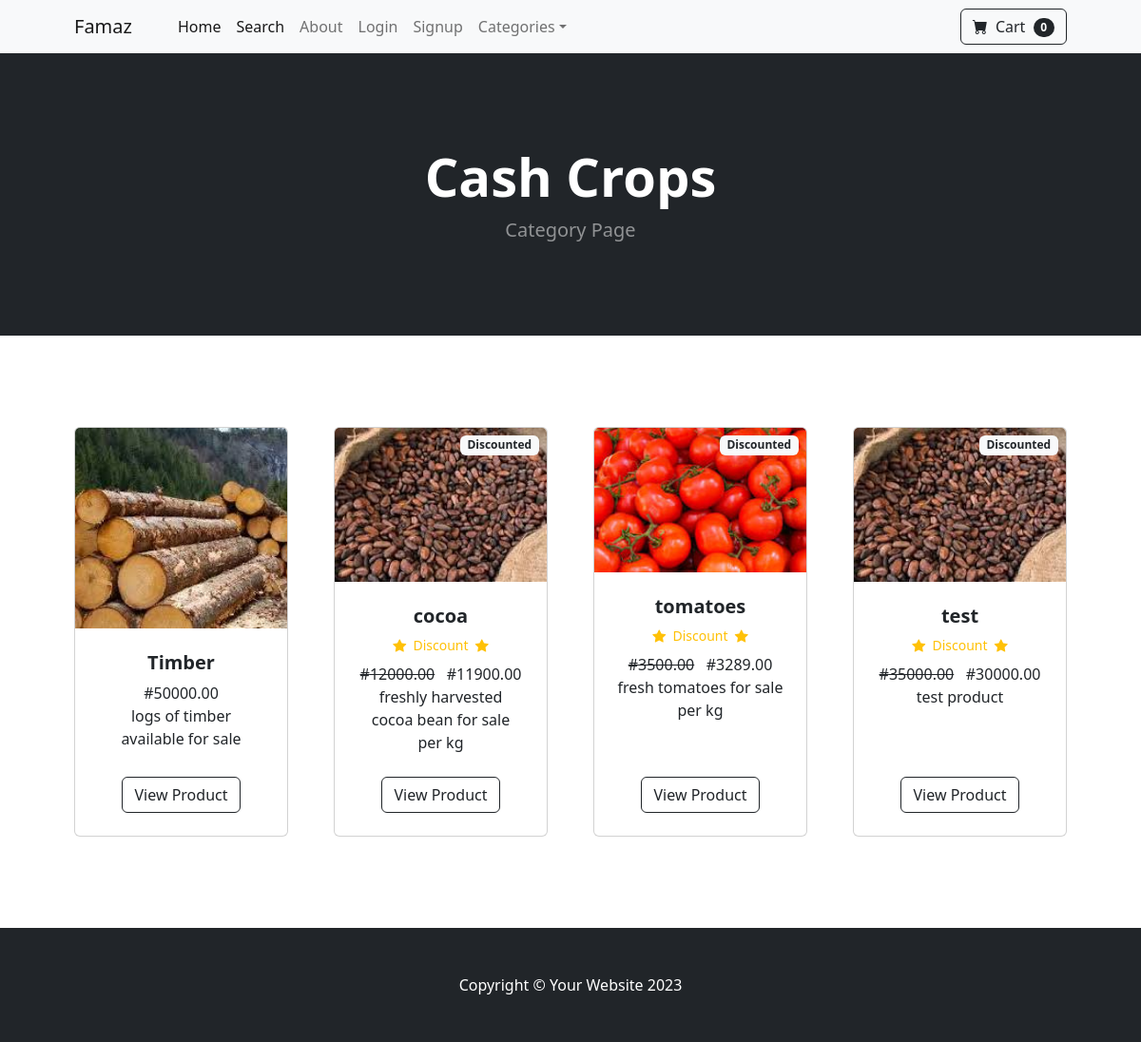
Page /category/Cash Crops on the committed database.
### core/models.py (models this page shows, shortened)
class Category(models.Model):
    name = models.CharField(max_length=50)
    def __str__(self):
        return self.name
    class Meta:
        verbose_name_plural = "categories"

class Product(models.Model):
    name = models.CharField(max_length=100)
    price = models.DecimalField(default=0, decimal_places=2, max_digits=9)
    Category = models.ForeignKey(Category, on_delete=models.CASCADE, default=1)
    description = models.TextField()
    image = models.ImageField(upload_to="uploads/product/")
    is_sale = models.BooleanField(default=False)
    sale_price = models.DecimalField(default=0, decimal_places=2, max_digits=50)

### core/views.py (the view)
# urls.py: path('category/<str:foo>', category, name="category"),
def category(request, foo):
    foo = foo.replace('-', ' ')
    try:
        category = Category.objects.get(name=foo)
        products = Product.objects.filter(Category=category)
        return render(request, "category.html", {'products':products, 'category':category})
    except:
        messages.success(request,("That category doesnt exist"))
        return redirect("index")

### cart/cart.py (called while the page is built)
    def __len__(self):
        return len(self.cart)

### cart/context_processors.py (called while the page is built)
def cart(request):
    return {'cart': Cart(request)}

### core/templates/category.html
{% extends 'base.html' %}
{% block content %}
        <header class="bg-dark py-5">
            <div class="container px-4 px-lg-5 my-5">
                <div class="text-center text-white">
                    <h1 class="display-4 fw-bolder">{{ category }}</h1>
                    <p class="lead fw-normal text-white-50 mb-0">Category Page</p>
                </div>
            </div>
        </header>
        <section class="py-5">
            <div class="container px-4 px-lg-5 mt-5">
                <div class="row gx-4 gx-lg-5 row-cols-2 row-cols-md-3 row-cols-xl-4 justify-content-center">
                {% for product in products %}
                    <div class="col mb-5">
                        <div class="card h-100">
                            <img class="card-img-top" src="{{product.image.url}}" alt="..." />
                            <div class="card-body p-4">
                                <div class="text-center">
                                    <h5 class="fw-bolder">{{product.name}}</h5>
                                    {% if product.is_sale %}
                                    <div class="badge bg-light text-dark position-absolute" style="top: 0.5rem; right: 0.5rem">Discounted</div>
                                    <div class="d-flex justify-content-center small text-warning mb-2">
                                        <div class="bi-star-fill"></div>
                                        &nbsp;&nbsp;Discount&nbsp;&nbsp;
                                        <div class="bi-star-fill"></div>
                                    </div>
                                    <strike> #{{product.price}}</strike>
                                        &nbsp;
                                        #{{product.sale_price}}
                                    {% else %}
                                        #{{product.price}}
                                    {% endif %}
                                    <br/>
                                    {{product.description}}
                                </div>
                            </div>
                            <div class="card-footer p-4 pt-0 border-top-0 bg-transparent">
                                <div class="text-center"><a class="btn btn-outline-dark mt-auto" href="{% url "product" product.id %}">View Product</a></div>
                            </div>
                        </div>
                    </div>
                    {% endfor %}
                </div>
            </div>
        </section>
        {% endblock %}

### rows in the picture
Category: name "Cash Crops"
Product: image (picture), name "Timber", price "50000.00", description "logs of timber available for sale"
Product: image (picture), name "cocoa", price "12000.00", sale_price "11900.00", description "freshly harvested cocoa bean for sale per kg"
Product: image (picture), name "tomatoes", price "3500.00", sale_price "3289.00", description "fresh tomatoes for sale per kg"
Product: image (picture), name "test", price "35000.00", sale_price "30000.00", description "test product"

### other values in the picture
{{ cart|length }} "0"
